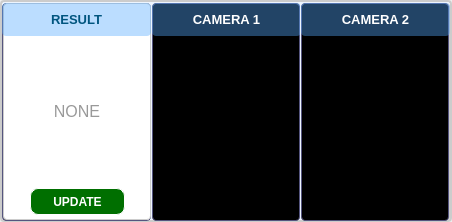
<?xml version="1.0" encoding="UTF-8"?>
<ui version="4.0">
 <class>MainWindow</class>
 <widget class="QMainWindow" name="MainWindow">
  <property name="geometry">
   <rect>
    <x>0</x>
    <y>0</y>
    <width>452</width>
    <height>222</height>
   </rect>
  </property>
  <property name="minimumSize">
   <size>
    <width>452</width>
    <height>222</height>
   </size>
  </property>
  <property name="maximumSize">
   <size>
    <width>452</width>
    <height>222</height>
   </size>
  </property>
  <property name="sizeIncrement">
   <size>
    <width>452</width>
    <height>222</height>
   </size>
  </property>
  <property name="baseSize">
   <size>
    <width>452</width>
    <height>222</height>
   </size>
  </property>
  <property name="windowTitle">
   <string>Scanner L&amp;R_H501</string>
  </property>
  <widget class="QWidget" name="centralwidget">
   <widget class="QGroupBox" name="ContentWrapper">
    <property name="geometry">
     <rect>
      <x>0</x>
      <y>0</y>
      <width>452</width>
      <height>222</height>
     </rect>
    </property>
    <property name="sizePolicy">
     <sizepolicy hsizetype="Preferred" vsizetype="Preferred">
      <horstretch>0</horstretch>
      <verstretch>0</verstretch>
     </sizepolicy>
    </property>
    <property name="minimumSize">
     <size>
      <width>452</width>
      <height>222</height>
     </size>
    </property>
    <property name="maximumSize">
     <size>
      <width>452</width>
      <height>222</height>
     </size>
    </property>
    <property name="sizeIncrement">
     <size>
      <width>452</width>
      <height>240</height>
     </size>
    </property>
    <property name="baseSize">
     <size>
      <width>480</width>
      <height>240</height>
     </size>
    </property>
    <property name="font">
     <font>
      <family>Segoe UI</family>
      <pointsize>12</pointsize>
     </font>
    </property>
    <property name="styleSheet">
     <string notr="true">border: 2px solid #ccc; border-radius: 4px; background-color:rgb(237, 245, 255)</string>
    </property>
    <property name="title">
     <string/>
    </property>
    <widget class="QGroupBox" name="CameraSpan2">
     <property name="geometry">
      <rect>
       <x>301</x>
       <y>3</y>
       <width>149</width>
       <height>218</height>
      </rect>
     </property>
     <property name="styleSheet">
      <string notr="true">background-color: #000</string>
     </property>
     <property name="title">
      <string/>
     </property>
     <widget class="QLabel" name="CameraLabel2">
      <property name="geometry">
       <rect>
        <x>0</x>
        <y>0</y>
        <width>149</width>
        <height>33</height>
       </rect>
      </property>
      <property name="font">
       <font>
        <family>Segoe UI</family>
        <pointsize>10</pointsize>
        <weight>75</weight>
        <italic>false</italic>
        <bold>true</bold>
       </font>
      </property>
      <property name="styleSheet">
       <string notr="true">
font: 10pt &quot;Segoe UI&quot;; border: none; color: #fff; background: none; font-weight:bold; background-color: rgba(85, 170, 255,0.4)</string>
      </property>
      <property name="text">
       <string>CAMERA 2</string>
      </property>
      <property name="alignment">
       <set>Qt::AlignCenter</set>
      </property>
     </widget>
     <widget class="QLabel" name="CameraFrame2">
      <property name="geometry">
       <rect>
        <x>0</x>
        <y>0</y>
        <width>148</width>
        <height>218</height>
       </rect>
      </property>
      <property name="styleSheet">
       <string notr="true">border: 1px solid rgb(85, 85, 127);</string>
      </property>
      <property name="text">
       <string/>
      </property>
     </widget>
     <zorder>CameraFrame2</zorder>
     <zorder>CameraLabel2</zorder>
    </widget>
    <widget class="QGroupBox" name="CameraSpan1">
     <property name="geometry">
      <rect>
       <x>152</x>
       <y>3</y>
       <width>148</width>
       <height>218</height>
      </rect>
     </property>
     <property name="styleSheet">
      <string notr="true">background-color: #000;</string>
     </property>
     <property name="title">
      <string/>
     </property>
     <widget class="QLabel" name="CameraLabel1">
      <property name="geometry">
       <rect>
        <x>0</x>
        <y>0</y>
        <width>149</width>
        <height>33</height>
       </rect>
      </property>
      <property name="font">
       <font>
        <family>Segoe UI</family>
        <pointsize>10</pointsize>
        <weight>75</weight>
        <italic>false</italic>
        <bold>true</bold>
       </font>
      </property>
      <property name="styleSheet">
       <string notr="true">
font: 10pt &quot;Segoe UI&quot;; border: none; color: #fff; background: none; font-weight:bold; background-color: rgba(85, 170, 255,0.4)</string>
      </property>
      <property name="text">
       <string>CAMERA 1</string>
      </property>
      <property name="alignment">
       <set>Qt::AlignCenter</set>
      </property>
     </widget>
     <widget class="QLabel" name="CameraFrame1">
      <property name="geometry">
       <rect>
        <x>0</x>
        <y>0</y>
        <width>148</width>
        <height>218</height>
       </rect>
      </property>
      <property name="styleSheet">
       <string notr="true">border: 1px solid rgb(85, 85, 127);</string>
      </property>
      <property name="text">
       <string/>
      </property>
     </widget>
     <zorder>CameraFrame1</zorder>
     <zorder>CameraLabel1</zorder>
    </widget>
    <widget class="QGroupBox" name="ResultSpan">
     <property name="geometry">
      <rect>
       <x>2</x>
       <y>3</y>
       <width>149</width>
       <height>218</height>
      </rect>
     </property>
     <property name="styleSheet">
      <string notr="true">background-color:qlineargradient(spread:pad, x1:0, y1:0.0738636, x2:1, y2:0, stop:0 rgba(128, 128, 128, 255), stop:1 rgba(255, 255, 255, 255)); border: 1px solid rgb(85, 85, 127);</string>
     </property>
     <property name="title">
      <string/>
     </property>
     <widget class="QLabel" name="ResultContent">
      <property name="geometry">
       <rect>
        <x>1</x>
        <y>0</y>
        <width>148</width>
        <height>217</height>
       </rect>
      </property>
      <property name="styleSheet">
       <string notr="true">font-size: 16px;
font: 16pt &quot;Segoe UI&quot;; border: 1px solid #ccc; color: #999; background-color: #fff;</string>
      </property>
      <property name="text">
       <string>NONE</string>
      </property>
      <property name="alignment">
       <set>Qt::AlignCenter</set>
      </property>
     </widget>
     <widget class="QPushButton" name="UpdateButton">
      <property name="geometry">
       <rect>
        <x>28</x>
        <y>185</y>
        <width>95</width>
        <height>27</height>
       </rect>
      </property>
      <property name="sizePolicy">
       <sizepolicy hsizetype="Preferred" vsizetype="Preferred">
        <horstretch>0</horstretch>
        <verstretch>0</verstretch>
       </sizepolicy>
      </property>
      <property name="font">
       <font>
        <family>Segoe UI</family>
        <pointsize>9</pointsize>
        <weight>75</weight>
        <bold>true</bold>
       </font>
      </property>
      <property name="cursor">
       <cursorShape>PointingHandCursor</cursorShape>
      </property>
      <property name="styleSheet">
       <string notr="true">background-color:rgb(0, 111, 0); color: #fff; border: 1px solid #fff; border-radius: 8px; </string>
      </property>
      <property name="text">
       <string>UPDATE</string>
      </property>
     </widget>
     <widget class="QLabel" name="ResultLabel">
      <property name="geometry">
       <rect>
        <x>0</x>
        <y>0</y>
        <width>149</width>
        <height>33</height>
       </rect>
      </property>
      <property name="font">
       <font>
        <family>Segoe UI</family>
        <pointsize>10</pointsize>
        <weight>75</weight>
        <italic>false</italic>
        <bold>true</bold>
       </font>
      </property>
      <property name="styleSheet">
       <string notr="true">
font: 10pt &quot;Segoe UI&quot;; border: none; color:rgb(0, 85, 127); background: none; font-weight:bold; background-color: rgba(85, 170, 255,0.4)</string>
      </property>
      <property name="text">
       <string>RESULT</string>
      </property>
      <property name="alignment">
       <set>Qt::AlignCenter</set>
      </property>
     </widget>
    </widget>
   </widget>
  </widget>
 </widget>
 <resources/>
 <connections/>
</ui>
